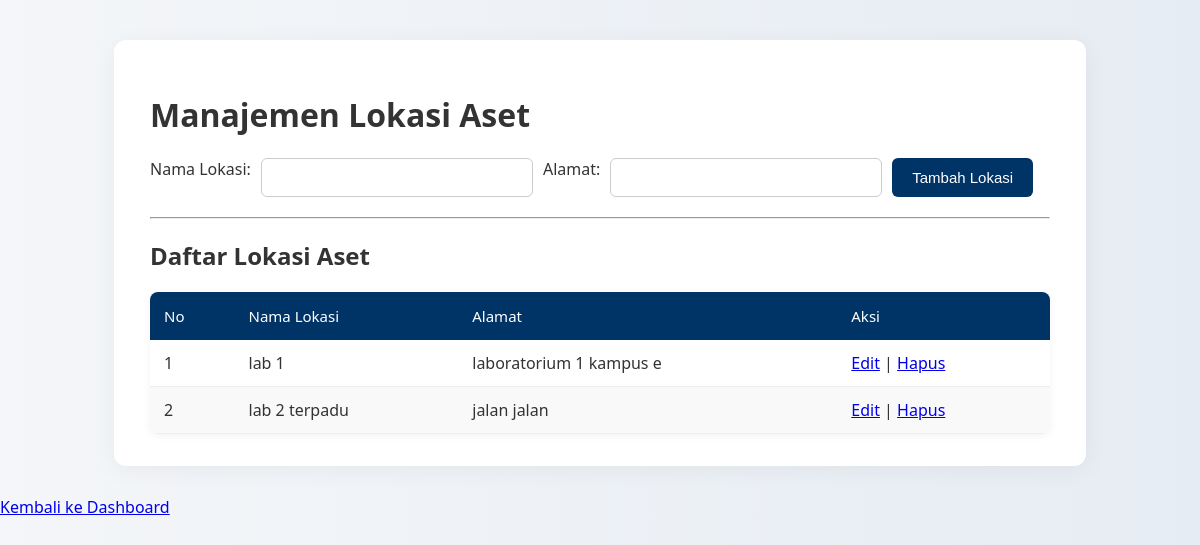
The page /adm/lokasi_aset.php (signed in) on the database its author committed.
### tables this page shows
CREATE TABLE `lokasi` (
  `id_lokasi` int(11) NOT NULL,
  `nama_lokasi` varchar(255) NOT NULL,
  `alamat` text DEFAULT NULL
);

### adm/lokasi_aset.php (the view, shortened to what this page needs)
<?php
include('../include/koneksi.php');
if ($_SESSION['role'] === 'admin') {
    $dashboard = '../adm/admin.php';
} elseif ($_SESSION['role'] === 'staf') {
    $dashboard = '../staf/staf.php';
} elseif ($_SESSION['role'] === 'pimpinan') {
    $dashboard = '../pimpinan/pimpinan.php';
} else {
    $dashboard = '../dashboard.php';
}
$edit_mode = false;
$edit_data = null;
$sql = "SELECT * FROM lokasi";
$result = $conn->query($sql);
?>
<!DOCTYPE html>
<html lang="id">
<head>
    <link rel="stylesheet" href="../assets/lokasi_aset.css">
</head>
<body>
<div class="container">
    <h1>Manajemen Lokasi Aset</h1>
    <form action="lokasi_aset.php" method="POST">
        <label for="nama_lokasi">Nama Lokasi:</label>
        <input type="text" id="nama_lokasi" name="nama_lokasi" required value="<?= $edit_mode ? $edit_data['nama_lokasi'] : ''; ?>">
        <label for="alamat">Alamat:</label>
        <input type="text" id="alamat" name="alamat" required value="<?= $edit_mode ? $edit_data['alamat'] : ''; ?>">
        <button type="submit" name="<?= $edit_mode ? 'update' : 'submit'; ?>">
            <?= $edit_mode ? 'Update Lokasi' : 'Tambah Lokasi'; ?>
        </button>
    </form>
    <hr>
    <h2>Daftar Lokasi Aset</h2>
    <table>
        <thead>
        <tr>
            <th>No</th>
            <th>Nama Lokasi</th>
            <th>Alamat</th>
            <th>Aksi</th>
        </tr>
        </thead>
        <tbody>
        <?php if ($result->num_rows > 0): $no = 1; ?>
            <?php while ($row = $result->fetch_assoc()): ?>
                <tr>
                    <td><?= $no++; ?></td>
                    <td><?= htmlspecialchars($row['nama_lokasi']); ?></td>
                    <td><?= htmlspecialchars($row['alamat']); ?></td>
                    <td>
                        <a href="lokasi_aset.php?edit=<?= $row['id_lokasi']; ?>">Edit</a> |
                        <a href="lokasi_aset.php?hapus=<?= $row['id_lokasi']; ?>" onclick="return confirm('Yakin ingin menghapus lokasi ini?');">Hapus</a>
                    </td>
                </tr>
            <?php endwhile; ?>
        <?php else: ?>
            <tr><td colspan="4">Tidak ada lokasi aset yang terdaftar.</td></tr>
        <?php endif; ?>
        </tbody>
    </table>
</div>
<a href="<?= $dashboard ?>" class="btn-kembali"> Kembali ke Dashboard</a>
</body>
</html>

### assets/lokasi_aset.css (style rules this page uses)
:root { --biru-tua: #003366; --biru-hover: #002244; --biru-muda: #f1f5ff; --jingga: #ff9933; --jingga-hover: #e68a00; --abu-terang: #f4f6f9; --abu-form: #e6ecf3; --putih: #ffffff; --abu-border: #ccc; --abu-tabel: #f9f9f9; --teks-utama: #333; }
body { font-family: 'Segoe UI', Tahoma, Geneva, Verdana, sans-serif; background: linear-gradient(to right, var(--abu-terang), var(--abu-form)); margin: 0; padding: 0; color: var(--teks-utama); }
.container { background: var(--putih); max-width: 900px; margin: 40px auto 30px auto; border-radius: 12px; box-shadow: 0 4px 24px rgba(0, 0, 0, 0.05); padding: 32px 36px; }
form { margin-bottom: 20px; display: flex; gap: 10px; flex-wrap: wrap; }
form input[type="text"], form input[type="number"], form input[type="date"], form select { padding: 10px; font-size: 15px; width: 250px; border: 1px solid var(--abu-border); border-radius: 6px; background: #fff; color: var(--teks-utama); }
form button, button, .form-section button[type="submit"] { padding: 10px 20px; background-color: var(--biru-tua); color: white; border: none; border-radius: 6px; cursor: pointer; font-size: 15px; transition: background-color 0.3s ease; }
table { width: 100%; border-collapse: collapse; background-color: var(--putih); border-radius: 8px; overflow: hidden; box-shadow: 0 2px 10px rgba(0, 0, 0, 0.05); margin-top: 10px; }
thead { background-color: var(--biru-tua); color: white; }
thead th { padding: 14px; text-align: left; font-weight: 500; font-size: 15px; }
tbody td { padding: 12px 14px; border-bottom: 1px solid #eee; }
tbody tr:nth-child(even) { background-color: var(--abu-tabel); }

### rows shown on the page
lokasi: nama_lokasi "lab 1", alamat "laboratorium 1 kampus e"
lokasi: nama_lokasi "lab 2 terpadu", alamat "jalan jalan"
